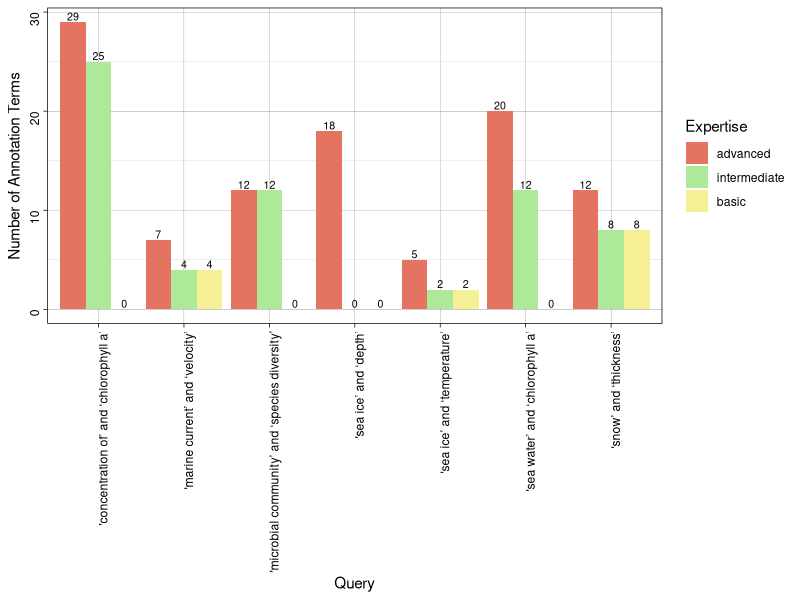
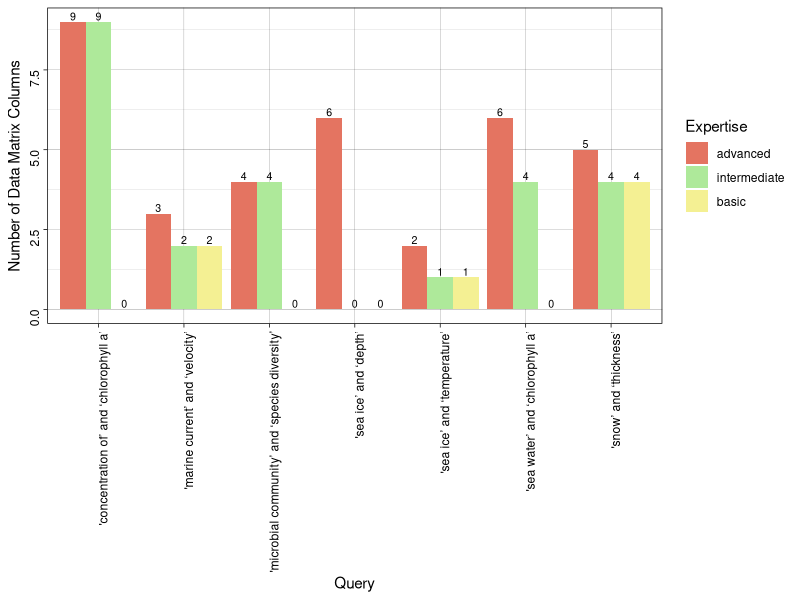
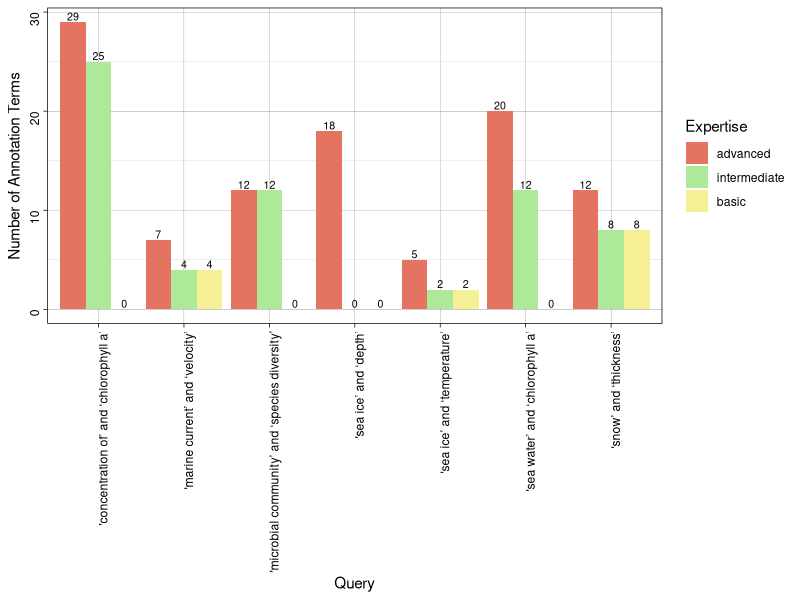
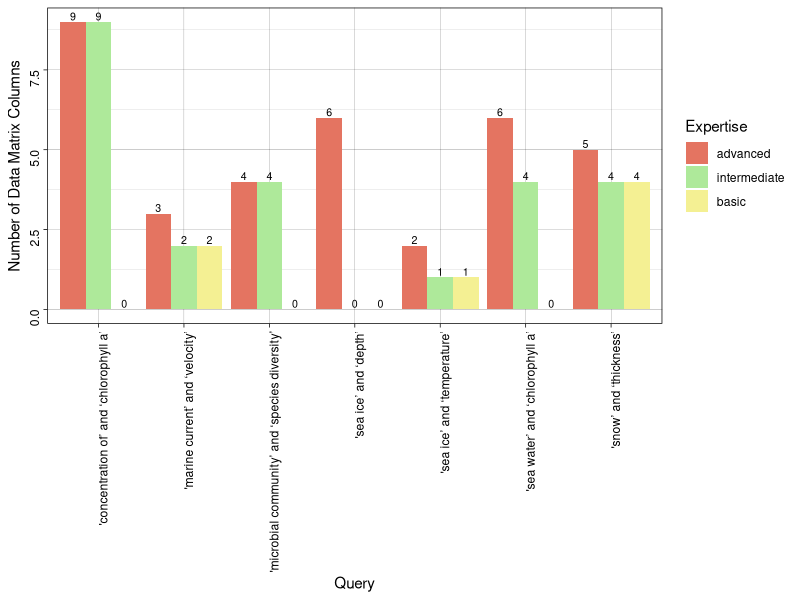

Generate these figures, in order, with R:
library(ggplot2)
library(dplyr)

#from https://stackoverflow.com/questions/12018499/how-to-put-labels-over-geom-bar-for-each-bar-in-r-with-ggplot2

setwd("/home/kai/Desktop/grad_school/marmic/master_thesis/kblumberg_masters_thesis/datastore/competency_questions/querying_exclusive_AND_annotations/analysis")

# plot annotations chart
annotation_number_data <- read.csv(file = "query_and_annotation_number.csv",header = TRUE)

annotation_number_data <- mutate(annotation_number_data, Expertise = factor(Expertise, levels = c('advanced', 'intermediate', 'basic')))

annotation_number <- ggplot(annotation_number_data, aes(Query, Annotations, fill = Expertise)) + 
              geom_bar(stat="identity", position = "dodge") + 
              theme_linedraw() +
              labs(colour ="Expertise") + scale_fill_manual(values = c("#E47461", "#AEE99A", "#F4F093")) +
              ylab(expression(paste("Number of Annotation Terms" ))) +
              geom_text(aes(label = Annotations),
              position = position_dodge(width = 0.9), vjust=-0.2, size =2.7) 

annotation_number <- annotation_number + theme(axis.text = element_text(angle = 90, hjust = 1))

annotation_number

ggsave(filename = "/home/kai/Desktop/grad_school/marmic/master_thesis/kblumberg_masters_thesis/datastore/competency_questions/querying_exclusive_AND_annotations/analysis/query_and_annotation_number.jpeg", 
       plot =  annotation_number, width = 8, height = 5.33)



# plot data matrix columns
matrix_column_number_data <- read.csv(file = "query_and_matrix_column_number.csv",header = TRUE)

matrix_column_number_data <- mutate(matrix_column_number_data, Expertise = factor(Expertise, levels = c('advanced', 'intermediate', 'basic')))

matrix_column_number <- ggplot(matrix_column_number_data, aes(Query, Columns, fill = Expertise)) + 
  geom_bar(stat="identity", position = "dodge") + 
  theme_linedraw() +
  labs(colour ="Expertise") + scale_fill_manual(values = c("#E47461", "#AEE99A", "#F4F093")) +
  ylab(expression(paste("Number of Data Matrix Columns" ))) +
  geom_text(aes(label = Columns),
            position = position_dodge(width = 0.9), vjust=-0.2, size =2.7) 

matrix_column_number <- matrix_column_number + theme(axis.text = element_text(angle = 90, hjust = 1))

matrix_column_number

ggsave(filename = "/home/kai/Desktop/grad_school/marmic/master_thesis/kblumberg_masters_thesis/datastore/competency_questions/querying_exclusive_AND_annotations/analysis/query_and_column_number.jpeg", 
       plot =  matrix_column_number, width = 8, height = 5.33)

